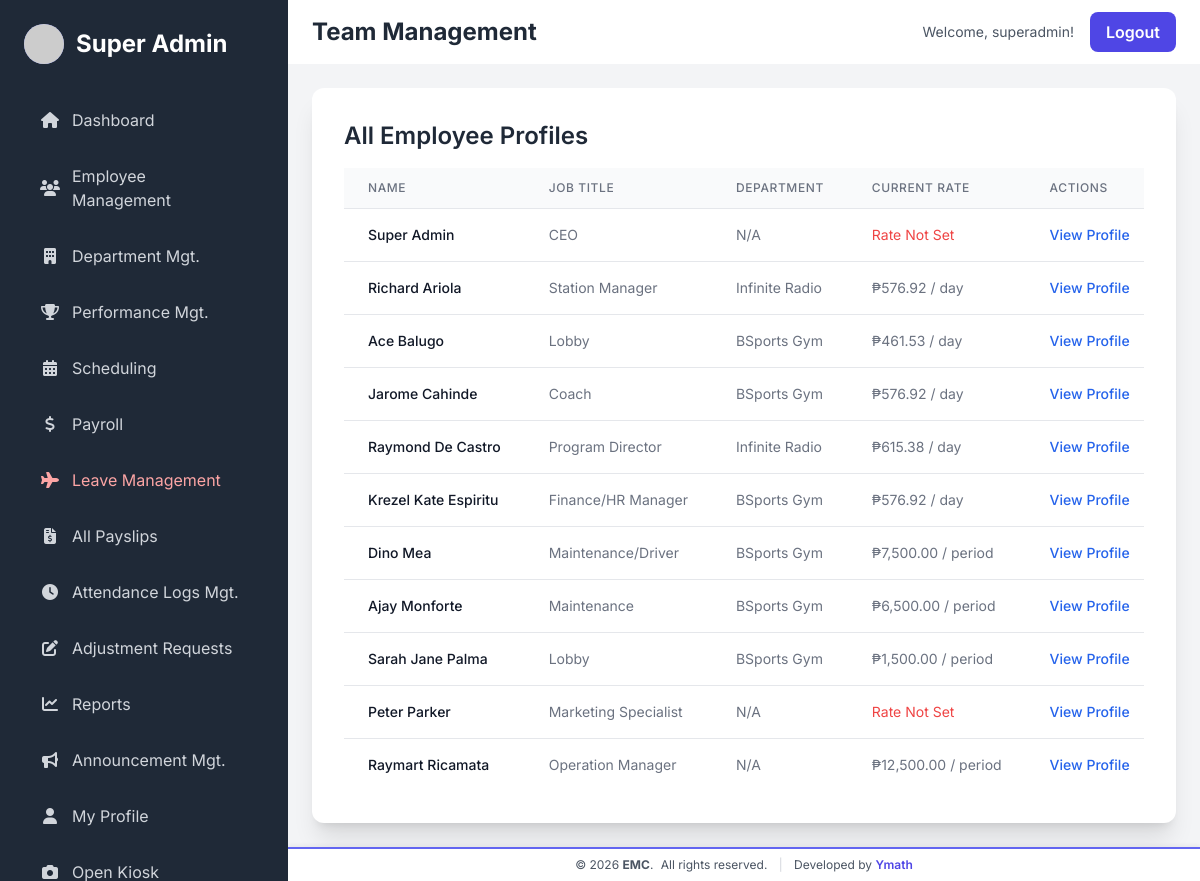
The app's page /team_attendance.php (signed in) with its own data.
### tables this page shows
CREATE TABLE `users` (
  `user_id` int(11) NOT NULL,
  `username` varchar(100) NOT NULL,
  `password_hash` varchar(255) NOT NULL,
  `role` enum('Employee','Manager','HR Admin','Super Admin') NOT NULL,
  `employee_id` int(11) NOT NULL
);

CREATE TABLE `employees` (
  `employee_id` int(11) NOT NULL,
  `first_name` varchar(100) NOT NULL,
  `last_name` varchar(100) NOT NULL,
  `email` varchar(255) NOT NULL,
  `phone` varchar(20) DEFAULT NULL,
  `profile_picture_url` varchar(255) DEFAULT NULL,
  `job_title` varchar(100) DEFAULT NULL,
  `department` varchar(100) DEFAULT NULL,
  `created_at` timestamp NOT NULL DEFAULT current_timestamp(),
  `pay_rate` decimal(10,2) NOT NULL DEFAULT 0.00
);

### config/utils.php (called while the page is built, shortened)
<?php
function getEmployeePayRateOnDate($pdo, $employee_id, $check_date) {
    try {
        $sql = "SELECT pay_type, pay_rate
                FROM employee_pay_history
                WHERE employee_id = ?
                AND effective_start_date <= ?
                ORDER BY effective_start_date DESC
                LIMIT 1";
        $stmt = $pdo->prepare($sql);
        $stmt->execute([$employee_id, $check_date]);
        return $stmt->fetch(PDO::FETCH_ASSOC);
    } catch (PDOException $e) {
        error_log("Error fetching pay rate for EID {$employee_id} on {$check_date}: " . $e->getMessage());
        return false;
    }
}
?>

### team_attendance.php (the view, shortened to what this page needs)
<?php
include 'template/header.php';
require_once __DIR__ . '/config/utils.php';
$user_role = $_SESSION['role'] ?? 'Employee';
$currency_symbol = $_SESSION['settings']['currency_symbol'] ?? '$';
$is_admin = ($user_role === 'HR Admin' || $user_role === 'Super Admin');
$manager_department = '';
function getTeamEmployees($pdo, $department, $is_admin) {
    try {
        $sql = "SELECT e.*, u.role
                 FROM employees e
                 LEFT JOIN users u ON e.employee_id = u.employee_id";
        $params = [];
        $sql .= " ORDER BY e.last_name, e.first_name";
        $stmt = $pdo->prepare($sql); $stmt->execute($params); $employees = $stmt->fetchAll(PDO::FETCH_ASSOC);
        $today = date('Y-m-d');
        foreach ($employees as &$emp) {
            $pay_data = getEmployeePayRateOnDate($pdo, $emp['employee_id'], $today);
        }
        return $employees;
    } catch (PDOException $e) {  return []; }
}
$employees = getTeamEmployees($pdo, $manager_department, $is_admin);
$display_title = $is_admin ? 'All Employee Profiles' : "Team Employees in: " . htmlspecialchars($manager_department ?? 'N/A');
?>
<div class="bg-white p-8 rounded-xl shadow-xl">
    <div class="flex justify-between items-center mb-4">
        <h2 class="text-2xl font-semibold text-gray-800"><?php echo $display_title; ?></h2>
    </div>
    <div class="overflow-x-auto">
        <table class="min-w-full divide-y divide-gray-200">
            <thead class="bg-gray-50">
            <tr>
                <th scope="col" class="px-6 py-3 text-left text-xs font-medium text-gray-500 uppercase tracking-wider">Name</th>
                <th scope="col" class="px-6 py-3 text-left text-xs font-medium text-gray-500 uppercase tracking-wider">Job Title</th>
                <th scope="col" class="px-6 py-3 text-left text-xs font-medium text-gray-500 uppercase tracking-wider">Department</th>
                <th scope="col" class="px-6 py-3 text-left text-xs font-medium text-gray-500 uppercase tracking-wider">Current Rate</th>
                <th scope="col" class="px-6 py-3 text-left text-xs font-medium text-gray-500 uppercase tracking-wider">Actions</th>
            </tr>
            </thead>
            <tbody class="bg-white divide-y divide-gray-200">
            <?php if (count($employees) > 0): ?>
                <?php foreach ($employees as $employee): ?>
                    <tr>
                        <td class="px-6 py-4 whitespace-nowrap text-sm font-medium text-gray-900"><?php echo htmlspecialchars($employee['first_name'] . ' ' . $employee['last_name']); ?></td>
                        <td class="px-6 py-3 whitespace-nowrap text-sm text-gray-500"><?php echo htmlspecialchars($employee['job_title']); ?></td>
                        <td class="px-6 py-3 whitespace-nowrap text-sm text-gray-500"><?php echo htmlspecialchars($employee['department'] ?? 'N/A'); ?></td>
                        <td class="px-6 py-4 whitespace-nowrap text-sm text-gray-500">
                            <?php
                            if ($employee['pay_rate'] > 0) {
                                echo htmlspecialchars($currency_symbol) . htmlspecialchars(number_format($employee['pay_rate'], 2));
                                if ($employee['pay_type'] == 'Hourly') echo ' / hr';
                                else if ($employee['pay_type'] == 'Daily') echo ' / day';
                                else if ($employee['pay_type'] == 'Fix Rate') echo ' / period';
                            } else {
                                echo '<span class="text-red-500">Rate Not Set</span>';
                            }
                            ?>
                        </td>
                        <td class="px-6 py-4 whitespace-nowrap text-right text-sm font-medium">
                            <a href="view_employee_profile.php?id=<?php echo $employee['employee_id']; ?>" class="text-blue-600 hover:text-blue-900 mr-4">View Profile</a>
                        </td>
                    </tr>
                <?php endforeach; ?>
            <?php else: ?>
                <tr><td colspan="5" class="px-6 py-4 whitespace-nowrap text-sm text-gray-500 text-center">No employees found.</td></tr>
            <?php endif; ?>
            </tbody>
        </table>
    </div>
</div>
<?php
include 'template/footer.php';
?>

### template/header.php (style rules this page uses)
body { font-family: 'Inter', sans-serif; }

### records on screen
users: employee.last_name "Super Admin", employee.job_title "CEO", employee.department "N/A", shows "Rate Not Set"
users: employee.last_name "Richard Ariola", employee.job_title "Station Manager", employee.department "Infinite Radio", pay_rate "576.92", shows "/ day"
users: employee.last_name "Ace Balugo", employee.job_title "Lobby", employee.department "BSports Gym", pay_rate "461.53", shows "/ day"
users: employee.last_name "Jarome Cahinde", employee.job_title "Coach", employee.department "BSports Gym", pay_rate "576.92", shows "/ day"
users: employee.last_name "Raymond De Castro", employee.job_title "Program Director", employee.department "Infinite Radio", pay_rate "615.38", shows "/ day"
users: employee.last_name "Krezel Kate Espiritu", employee.job_title "Finance/HR Manager", employee.department "BSports Gym", pay_rate "576.92", shows "/ day"
users: employee.last_name "Dino Mea", employee.job_title "Maintenance/Driver", employee.department "BSports Gym", pay_rate "7,500.00", shows "/ period"
users: employee.last_name "Ajay Monforte", employee.job_title "Maintenance", employee.department "BSports Gym", pay_rate "6,500.00", shows "/ period"
users: employee.last_name "Sarah Jane Palma", employee.job_title "Lobby", employee.department "BSports Gym", pay_rate "1,500.00", shows "/ period"
users: employee.last_name "Peter Parker", employee.job_title "Marketing Specialist", employee.department "N/A", shows "Rate Not Set"
users: employee.last_name "Raymart Ricamata", employee.job_title "Operation Manager", employee.department "N/A", pay_rate "12,500.00", shows "/ period"

### other values on screen
$pageTitle "Team Management"
$_SESSION['username'] "superadmin"
$display_title "All Employee Profiles"
$company_name "EMC"
